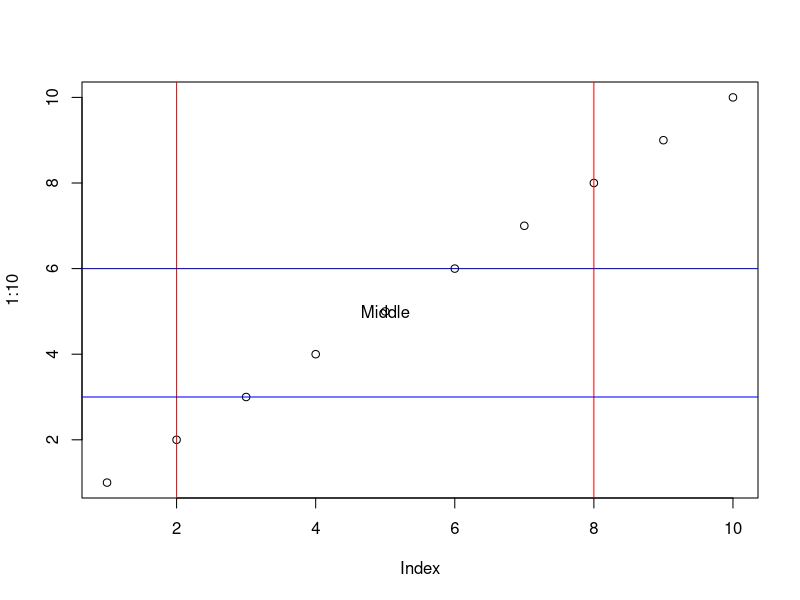
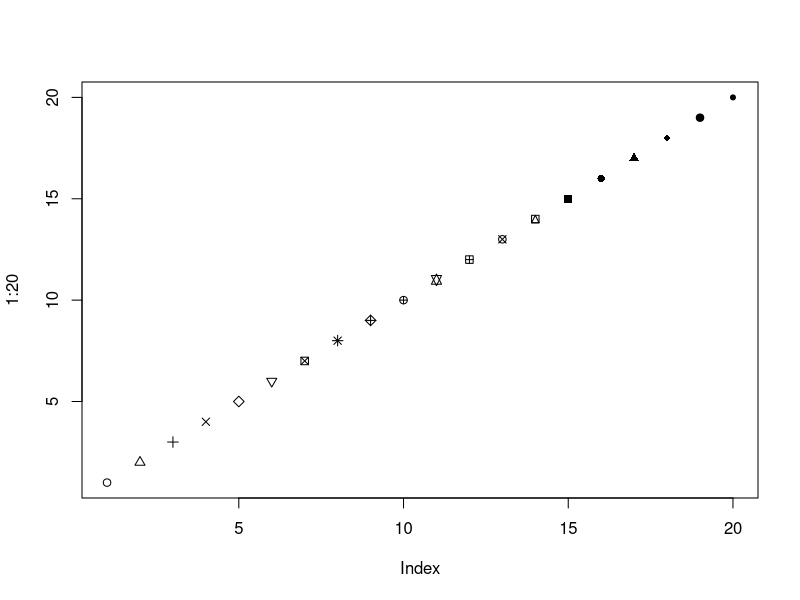

Source code (R) for these figures, in order:

pdf("sample.pdf")
plot(1:10)
abline(v = c(2, 8), col = "red")
abline(h = c(3, 6), col = "blue")
text(5, 5, "Middle")
dev.off()

pdf("sample2.pdf")
plot(1:20, pch = 1:20)
dev.off()


